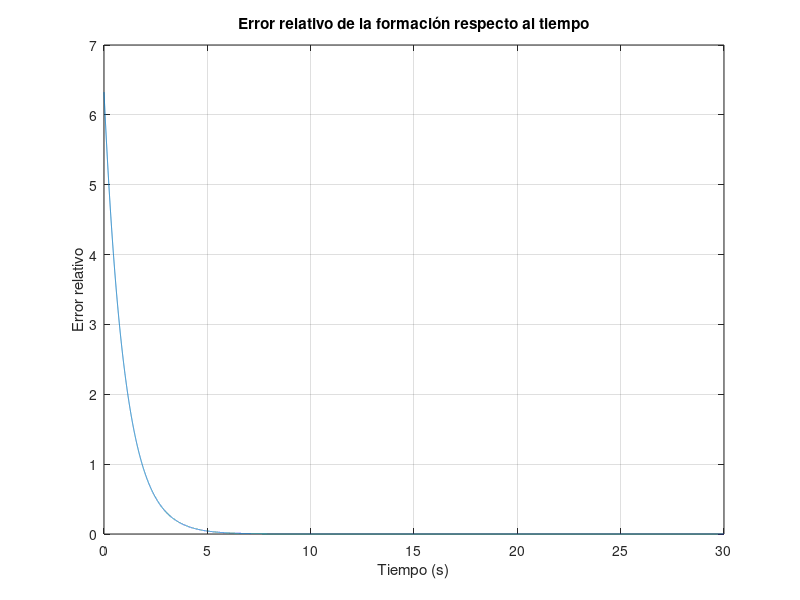
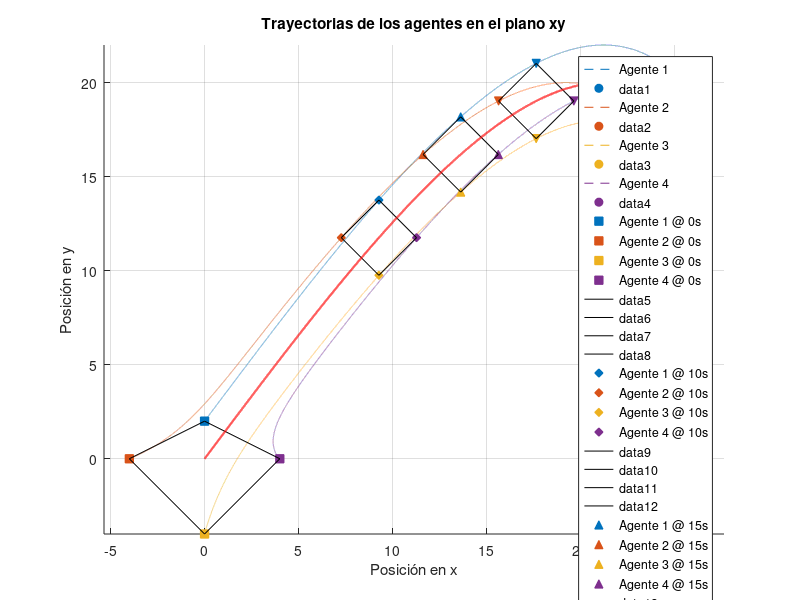

Source code (MATLAB) for these figures, in order:
clear all 
clc 
close all

A = [ 0  1  0  0 
      1  0  1  0 
      0  1  0  0 
      0  0  1  0 ];

Lg_b = [ 1 -1  0  0 
        -1  2 -1  0 
         0 -1  1  0 
         0  0 -1  1 ];
eig(Lg_b)
I = eye(2);
I2 = zeros(8,8);
I2(1,1) = 1;
I2(2,2) = 1;
I3 = eye(8,8);
I3(1,1) = 1/2;
I3(2,2) = 1/2;
I3(3,3) = 1/2;
I3(4,4) = 1/2;

% Ganancias
gamma = 1;
g = 1;
alpha = 1;

% Condiciones iniciales de los agentes en x e y 
x_init = [ 0; -4;  0;  4 ];  % Condiciones iniciales en x
y_init = [ 2;  0; -4;  0 ];  % Condiciones iniciales en y

% Número de agentes
num_agents = length(x_init);

% Combinar condiciones iniciales en un solo vector
x0 = zeros(2 * num_agents, 1);
for i = 1:num_agents
    x0(2*i - 1) = x_init(i);
    x0(2*i) = y_init(i);
end

% Tiempo de simulación
t0 = 0; % tiempo inicial
tf = 30; % tiempo final
h = 0.001; % paso de tiempo

% Inicializar las variables
t = t0:h:tf;
n = length(t);

% Desplazamientos deseados en x e y 
d_x = [ 0; -2;  0;  2 ];  % Desplazamientos deseados en x
d_y = [ 2;  0; -2;  0 ];  % Desplazamientos deseados en y

% Inicializar los desplazamientos deseados y sus derivadas
d = zeros(2 * num_agents, 1);

% Valores iniciales para los desplazamientos deseados
for i = 1:num_agents
    d(2*i - 1) = d_x(i);
    d(2*i) = d_y(i);
end

x = x0;

% Inicializar la matriz para almacenar el error relativo
error_relativo = zeros(1, n+1 );

% Calcular el error inicial
error_relativo(1) = norm(kron(Lg_b, I) * (x0 - d));

% Inicializar a la referencia y su derivada
ref = zeros(8,1);
dref = zeros(8,1);
dref(1) = 30 * (pi/100);
dref(2) = 20 * (pi/50);

x_dot = zeros(8,1);

% Tiempos específicos para almacenar las posiciones
t_intervals = [0, 10, 15, 20];
interval_indices = round(t_intervals / h) + 1; % Convertir tiempos a índices

% Inicializar las posiciones en tiempos específicos
positions_at_intervals = cell(length(t_intervals), 1);

for i = 1:n
    % Cálculo de la dinámica del sistema con el desplazamiento relativo
    x(:, i + 1) = x(:, i) + h * (I3 * alpha * I2 * (dref - gamma * (x(:, i) - d - ref)) + g * I3 * (kron(A, I) * x_dot - gamma * (kron(Lg_b, I) * (x(:, i) - d))));
    x_dot = (I3 * alpha * I2 * (dref - gamma * (x(:, i) - d - ref)) + g * I3 * (kron(A, I) * x_dot - gamma * (kron(Lg_b, I) * (x(:, i) - d))));
    
    % Calcular el error en cada iteración
    error_relativo(i + 1) = norm(kron(Lg_b, I) * (x(:, i + 1) - d));
    
    % Dinámica de la referencia
    ref(1) = 30 * sin(pi * t(i) / 100);
    ref(2) = 20 * sin(pi * t(i) / 50);
    
    % Guardar la referencia en la trayectoria
    ref_traj(1, i+1) = ref(1);
    ref_traj(2, i+1) = ref(2);
    
    % Derivadas de la referencia
    dref(1) = 30 * (pi / 100) * cos(pi * t(i) / 100); 
    dref(2) = 20 * (pi / 50) * cos(pi * t(i) / 50);
    
    % Almacenar posiciones en tiempos específicos
    if ismember(i, interval_indices)
        positions_at_intervals{find(interval_indices == i)} = x(:, i);
    end
end

% Graficar el error relativo respecto al tiempo
t = linspace(t0, tf, n+1);
figure;
plot(t, error_relativo);
xlabel('Tiempo (s)');
ylabel('Error relativo');
title('Error relativo de la formación respecto al tiempo');
grid on;

% Graficar las posiciones de los agentes en el plano xy con sus posiciones finales
figure;
hold on;
num_agents = size(x0, 1) / 2;
colors = lines(num_agents);

% Graficar trayectorias
for i = 1:num_agents
    plot(x(2*i-1, :), x(2*i, :), 'DisplayName', ['Agente ' num2str(i)], 'Color', colors(i, :), 'LineStyle', '--');
    plot(x(2*i-1, end), x(2*i, end), 'o', 'Color', colors(i, :), 'MarkerFaceColor', colors(i, :));
end

% Graficar las posiciones a los tiempos específicos
markers = {'s', 'd', '^', 'v'}; % Marcadores para tiempos específicos
for j = 1:length(t_intervals)
    pos = positions_at_intervals{j};
    for i = 1:num_agents
        plot(pos(2*i-1), pos(2*i), markers{j}, 'Color', colors(i, :), 'MarkerFaceColor', colors(i, :), 'DisplayName', ['Agente ' num2str(i) ' @ ' num2str(t_intervals(j)) 's']);
    end
    
    % Agregar líneas entre los agentes en tiempos específicos
    plot([pos(1) pos(7)], [pos(2) pos(8)], 'k-'); % Línea entre Agente 1 y Agente 4
    plot([pos(1) pos(3)], [pos(2) pos(4)], 'k-'); % Línea entre Agente 1 y Agente 2
    plot([pos(7) pos(5)], [pos(8) pos(6)], 'k-'); % Línea entre Agente 4 y Agente 3
    plot([pos(3) pos(5)], [pos(4) pos(6)], 'k-'); % Línea entre Agente 2 y Agente 3
end

% Agregar líneas entre los agentes especificados en la posición final
plot([x(1,end) x(7,end)], [x(2,end) x(8,end)], 'k-'); % Línea entre Agente 1 y Agente 4
plot([x(1,end) x(3,end)], [x(2,end) x(4,end)], 'k-'); % Línea entre Agente 1 y Agente 2
plot([x(7,end) x(5,end)], [x(8,end) x(6,end)], 'k-'); % Línea entre Agente 4 y Agente 3
plot([x(3,end) x(5,end)], [x(4,end) x(6,end)], 'k-'); % Línea entre Agente 2 y Agente 3

% Graficar la trayectoria de la referencia
plot(ref_traj(1, :), ref_traj(2, :), 'r-', 'DisplayName', 'Referencia', 'LineWidth', 1.5);

hold off;
xlabel('Posición en x');
ylabel('Posición en y');
title('Trayectorias de los agentes en el plano xy');
legend show;
axis equal;
grid on;
